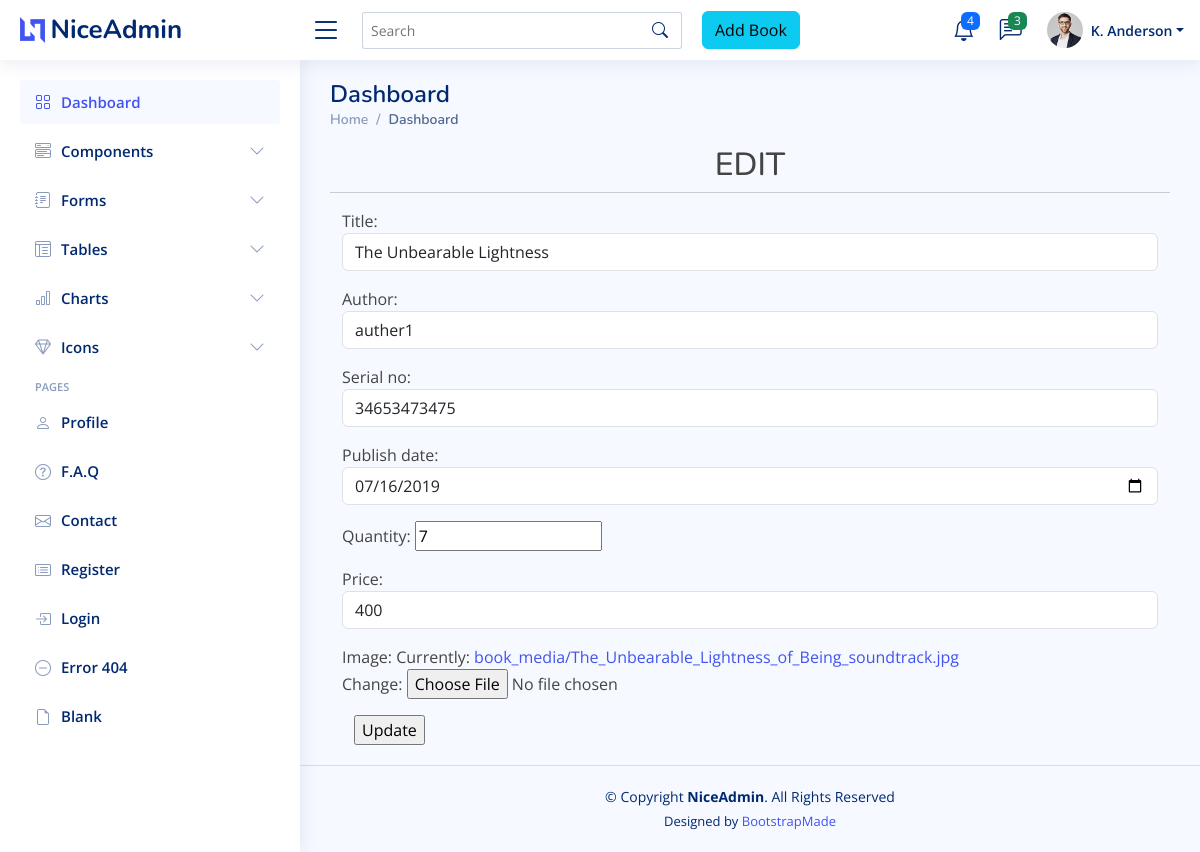
The page /update/8/ on the database its author committed.
### book/models.py (models this page shows, shortened)
class Book(models.Model):
    title=models.CharField(max_length=200)
    author=models.ForeignKey(Author,on_delete=models.CASCADE)
    serial_no=models.CharField(max_length=200)
    publish_date=models.DateField()
    quantity=models.IntegerField()
    price=models.IntegerField()
    image=models.ImageField(upload_to='book_media')

### book/views.py (the view)
# urls.py: path('update/<int:book_id>/',views.updateBook,name='book-update'),
def updateBook(request,book_id):
    book=Book.objects.get(id=book_id)
    if request.method == 'POST':
        form=forms.BookCreateForm(request.POST,request.FILES,instance=book)
        if form.is_valid():
            form.save()
            messages.success(request,'Updated Successfully')
            return redirect('list-book')
    else:
        form=forms.BookCreateForm(instance=book)
    return render(request,'book/update.html',{'form':form})

### book/forms.py
class BookCreateForm(ModelForm):
    class Meta:
        model=Book
        fields='__all__'
        widgets={
            'title':forms.TextInput(attrs={'class':'form-control'}),
            'serial_no':forms.TextInput(attrs={'class':'form-control'}),
            'publish_date':PublishDateInput(attrs={'class':'form-control'}),
            'author':forms.Select(attrs={'class':'form-control'}),
            'price':forms.TextInput(attrs={'class':'form-control'}),
        }

### book/models.py (called while the page is built)
    def __str__(self) -> str:
        return f"{self.name}"

### templates/book/update.html (shortened to what this page needs)
{% extends 'base.html' %}
{% block content %}
<div class="container">
    <div class="row">
        <h2 class="text-center">EDIT</h2>
        <hr>
        <div class="col col-12 col-sm-12 col-md-12 col-lg-12 col-xl-12 col-xxl-12">
           <form action="" method="post" enctype="multipart/form-data">
            {{ form.as_p }}
        </div>
        <div class="col col-12 col-sm-12 col-md-12 col-lg-12 col-xl-12 col-xxl-12">
            <div class="container">
                <input type="submit" value="Update">
            </div>
        </div>
    </div>
</div>
{% endblock %}

### static/assets/css/style.css (style rules this page uses)
:root { scroll-behavior: smooth; }
body { font-family: "Open Sans", sans-serif; background: #f6f9ff; color: #444444; }
h1, h2, h3, h4, h5, h6 { font-family: "Nunito", sans-serif; }

### rows shown on the page
Book: title "The Unbearable Lightness", author "auther1", serial_no "34653473475", publish_date "07/16/2019", quantity "7", price "400"
